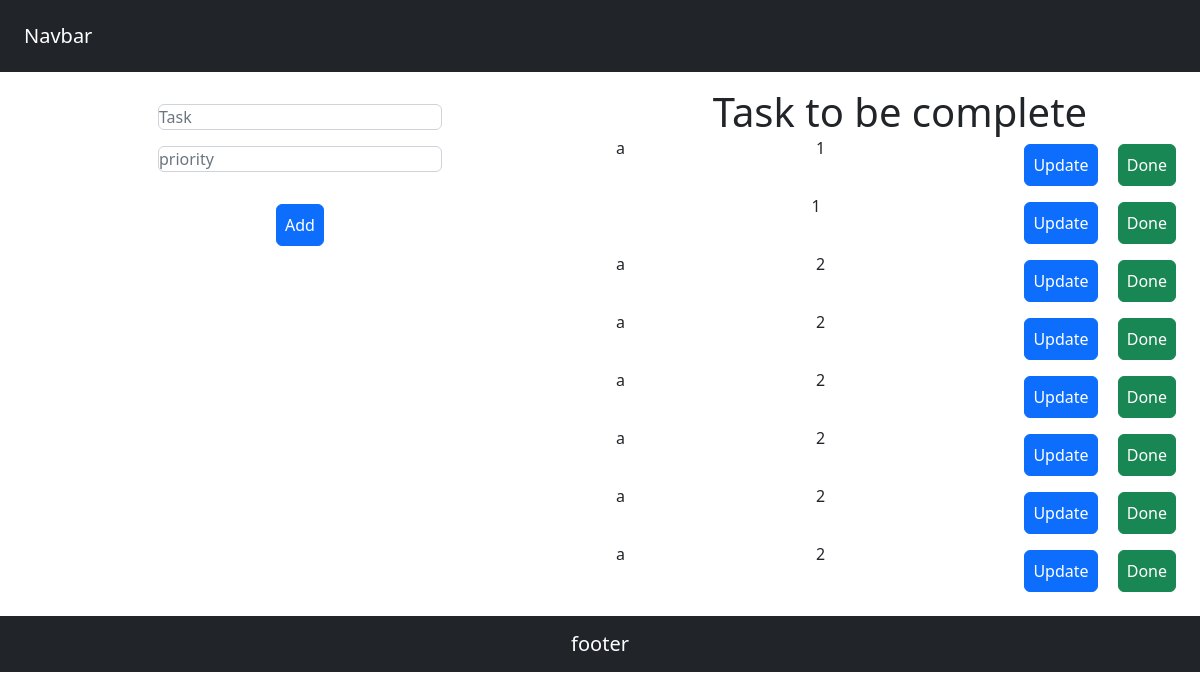
Before: / with the older database file.
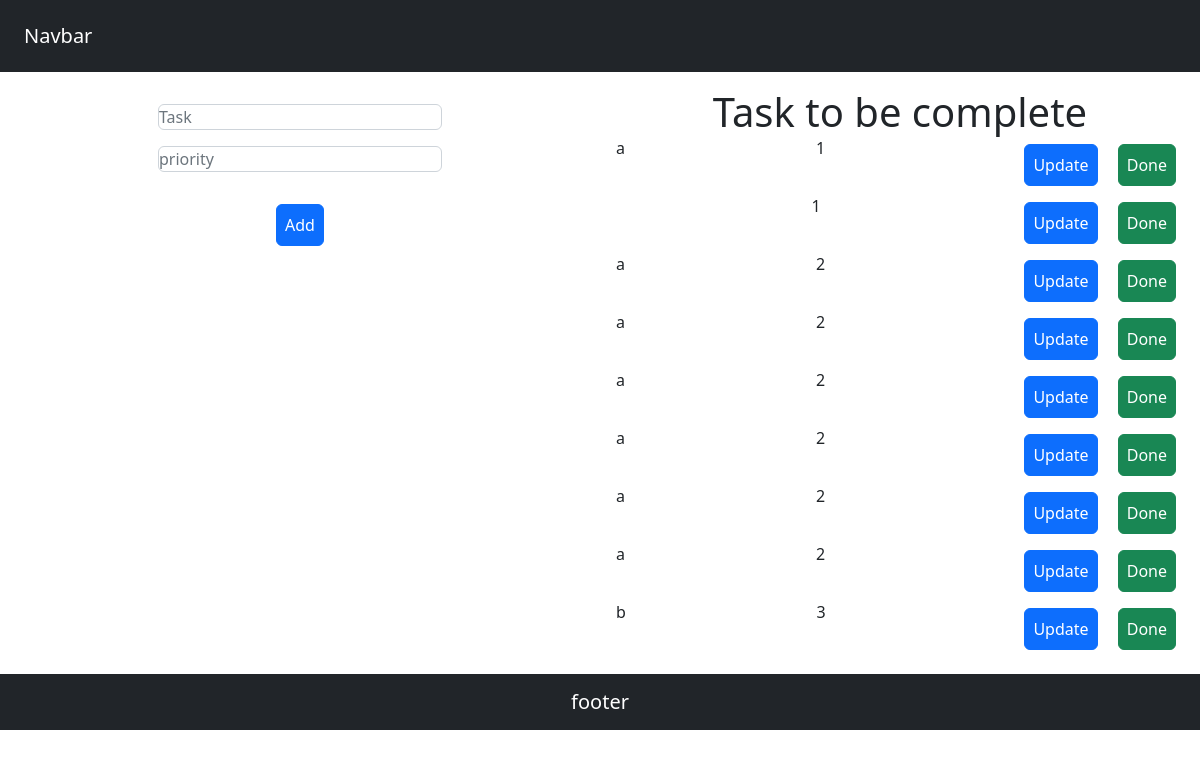
After: the same page with the newer database file.
### todoapp/models.py (models this page shows, shortened)
class Task(models.Model):
    task=models.CharField(max_length=250)
    priority=models.IntegerField()

### todoapp/views.py (the view)
# urls.py: path('',views.Home,name='Home'),
def Home(req):
    tasks=Task.objects.all()
    if req.method=="POST":
        task=req.POST.get('task','')
        priority=req.POST.get('prority','')
        todo=Task(task=task,priority=priority)
        todo.save()
    return render(req,'index.html',{"tasks":tasks})

### templates/index.html (shortened to what this page needs)
{% extends 'base.html' %}
{% block content %}
<div class="container-fluid m-0 p-0">
  <div class="row">
    <div class="col-lg-6 col-md-6 col-sm-12 p-3 d-flex justify-content-center">
      <form action="" method="post" class="form w-50">
        <div class="my-3">
          <input type="text" name="task" placeholder="Task" class="form-control">
        </div>
        <div>
          <input type="number" name="priority" placeholder="priority" class="form-control">
        </div>
        <div class="my-3 text-center">
          <button class="btn btn-primary p-2 m-3">Add</button>
        </div>
      </form>
    </div>
    <div class="col-lg-6 col-md-6 col-sm-12 p-3">
      <h1 class="text-center">Task to be complete</h1>
      <div class="container w-50%">
        {% for task in tasks %}
        <div class="tasks d-flex justify-content-between flex-wrap">
          <div class="child">{{task.task}} </div>
          <div class="child"> {{task.priority}}</div>
          <div class="child">
            <a href="{% url 'update' task.id %}" class="btn btn-primary p-2 m-2">Update</a>
            <button class="btn btn-success p-2 m-2">Done</button>
          </div>
        </div>
        {% empty %}
        <h3 class="text-primary">Task is empty</h3>
        {% endfor %}
    </div>
  </div>
</div>
{% endblock %}

### templates/base.html (shortened to what this page needs)
{% load static %}
<!doctype html>
<html lang="en">
  <head>
    <link href="https://cdn.jsdelivr.net/npm/bootstrap@5.2.3/dist/css/bootstrap.min.css" rel="stylesheet">
    <link rel="stylesheet" href="{% static 'css/index.css' %}">
  </head>
  <body>
{% include 'nav.html' %}
  {% block content %}
  {% endblock %}
  {% include 'footer.html' %}
  </body>
</html>

### templates/nav.html
<nav class="navbar bg-dark navbar-dark p-4">
    <div class="container-fluid">
      <span class="navbar-brand mb-0 h1">Navbar</span>
    </div>
  </nav>

### templates/footer.html
<nav class="navbar bg-dark navbar-dark p-3">
    <div class="container-fluid">
      <span class="navbar-brand mb-0 mx-auto h1">footer</span>
    </div>
  </nav>

### static/css/index.css (style rules this page uses)
* { margin: 0 !important; padding: 0 !important; }

Changed rows visible on the page:
added Task: task "b", priority "3"
